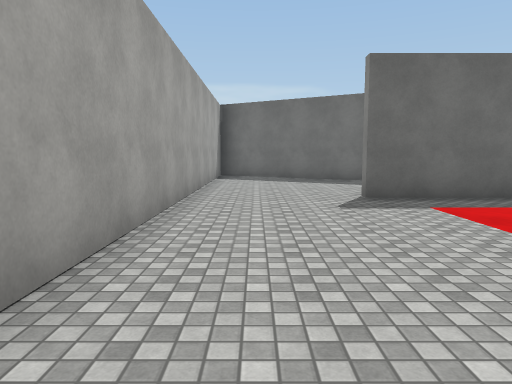
view 1 (above)

15 first-person views from a walk through a 3-D level made in the Unity game engine. The camera is 1.5 m above the floor, tilts 6° down and sees 70° across. The floor is counted in squares, 1.89 m on a side. Each view is taken from the middle of a square. On the plan, view 1 faces up. The plan holds only what a view shows up to about 12 squares ahead; the rest is blank. The place goes on beyond the plan. The player is left out. Surface patterns are stand-ins for the level's own textures.

view 2
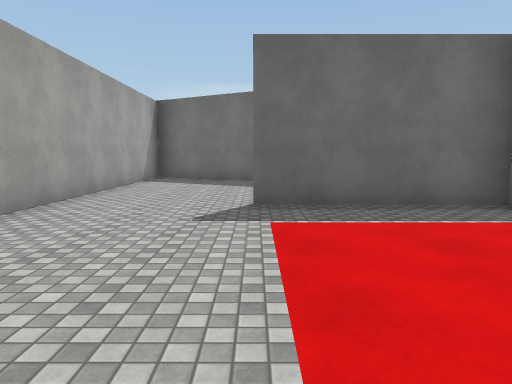

view 3
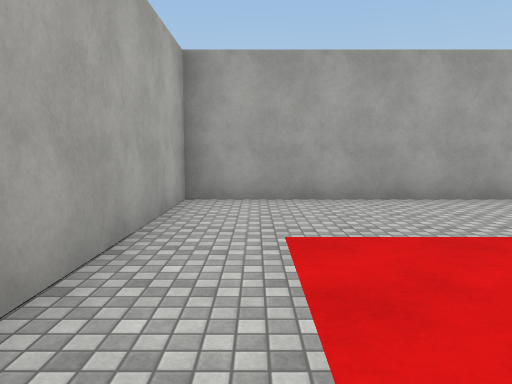

view 4
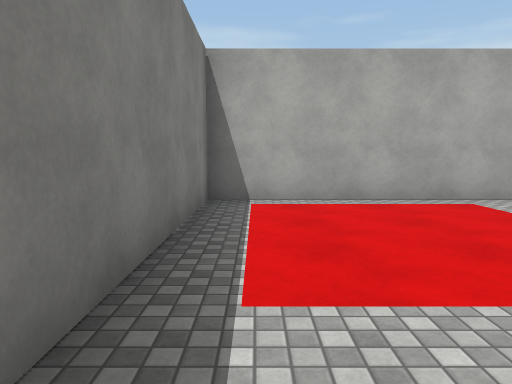

view 5
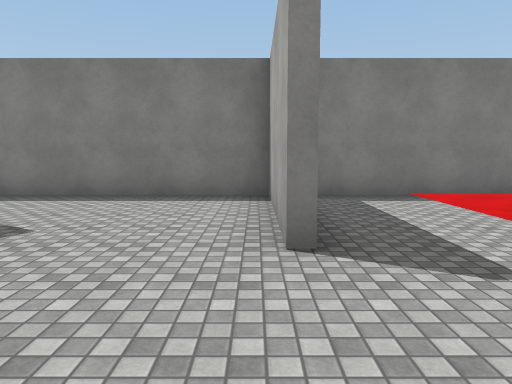

view 6
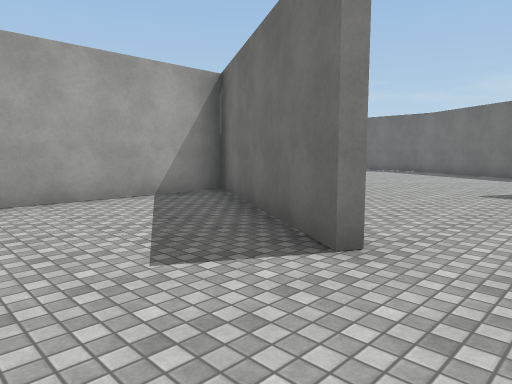

view 7
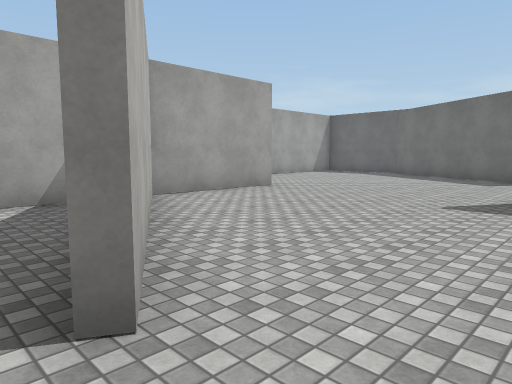

view 8
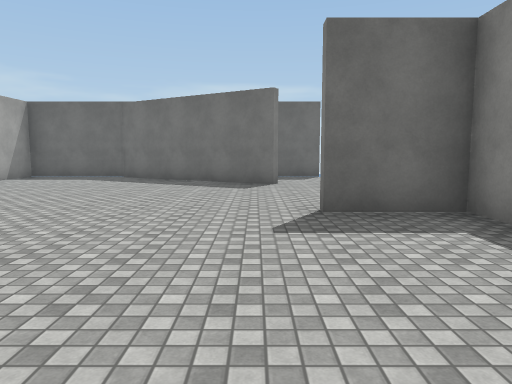

view 9
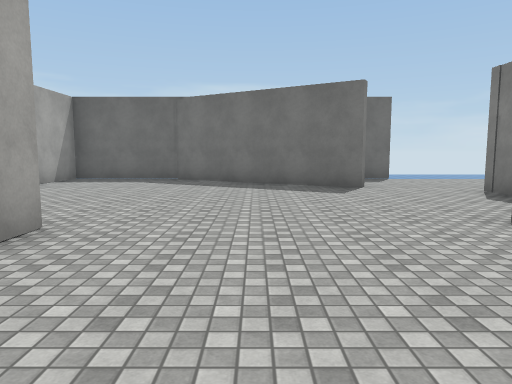

view 10
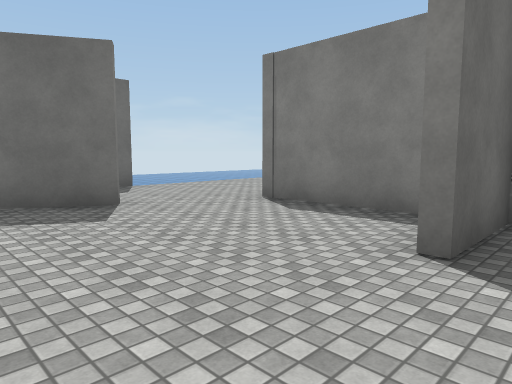

view 11
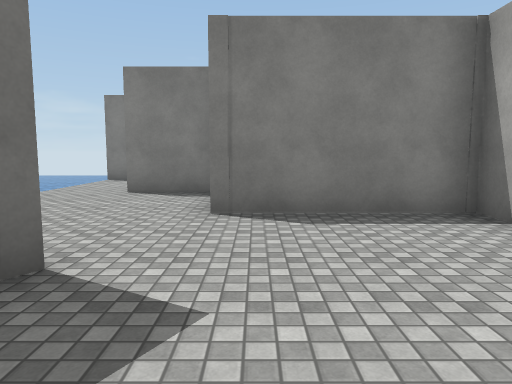

view 12
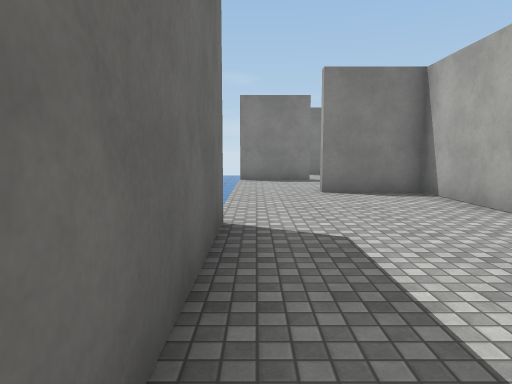

view 13
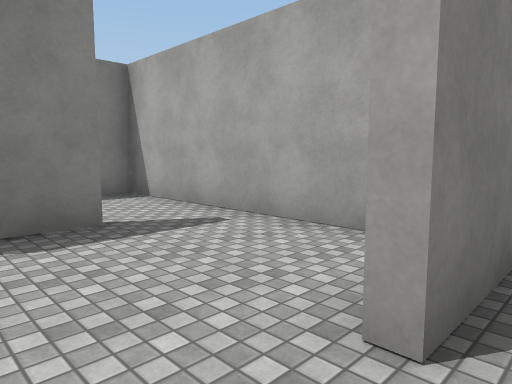

view 14
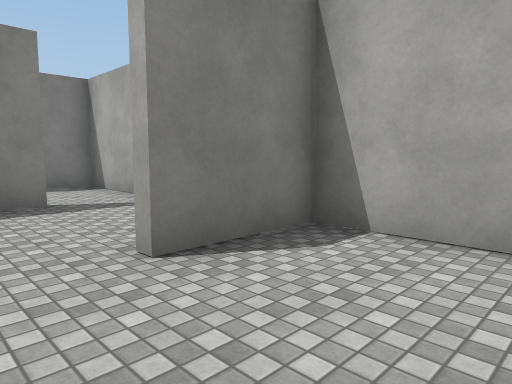

view 15
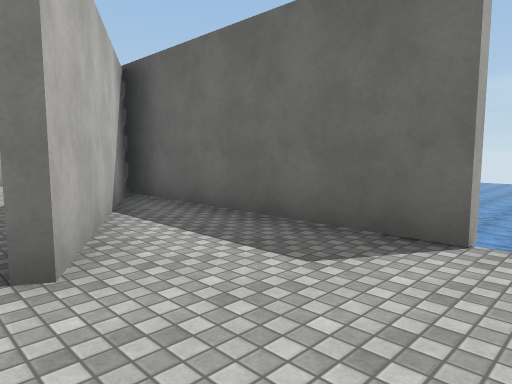

### Floor plan
Key: @ floor where view 1 was taken; # wall or solid block; x gap in a wall; . main floor; : floor 0.25 m higher than the main floor; / step, stairs or slope.
Columns run from 2 left of view 1 to 15 right of it. Each row starts with its distance up from view 1.
 25 #  ####x
 24 .##...........#
 23 ..###.........#
 22 ....##....#......#
 21 ..........#......#
 20 ........##########
 19 ........#
 18 ........#
 17 ......###
 16 #.......#
 15 #.......
 14 #.......
 13 ###.....
 12 #.###...#
 11 #...##..#
 10 #.......#
  9 #.......#
  8 #.......#
  7 #...#####
  6 #.......#
  5 #.......#
  4 #.../::/#
  3 #.../::/#
  2 #.../::/#
  1 #...////#
  0 #.@.....#
 -1  #######

Positions as (right, up) in squares from view 1, and headings:
1: (0, 0), facing up
2: (2, 1), facing up
3: (5, 1), facing left
4: (5, 6), facing down
5: (-1, 7), facing right
6: (5, 8), facing up-left
7: (5, 10), facing up-left
8: (3, 12), facing up
9: (1, 13), facing up
10: (1, 16), facing up-right
11: (1, 20), facing right
12: (1, 24), facing right
13: (8, 24), facing down-right
14: (6, 24), facing down-right
15: (6, 21), facing up-left
